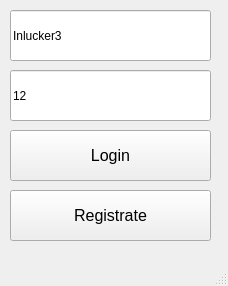
<?xml version="1.0" encoding="UTF-8"?>
<ui version="4.0">
 <class>BaseWindow</class>
 <widget class="QMainWindow" name="BaseWindow">
  <property name="geometry">
   <rect>
    <x>0</x>
    <y>0</y>
    <width>228</width>
    <height>286</height>
   </rect>
  </property>
  <property name="windowTitle">
   <string>MainWindow</string>
  </property>
  <widget class="QWidget" name="centralwidget">
   <widget class="QPushButton" name="login_btn">
    <property name="geometry">
     <rect>
      <x>10</x>
      <y>130</y>
      <width>201</width>
      <height>51</height>
     </rect>
    </property>
    <property name="font">
     <font>
      <pointsize>12</pointsize>
     </font>
    </property>
    <property name="text">
     <string>Login</string>
    </property>
   </widget>
   <widget class="QLineEdit" name="password_lineEdit">
    <property name="geometry">
     <rect>
      <x>10</x>
      <y>70</y>
      <width>201</width>
      <height>51</height>
     </rect>
    </property>
    <property name="text">
     <string>12</string>
    </property>
   </widget>
   <widget class="QLineEdit" name="login_lineEdit">
    <property name="geometry">
     <rect>
      <x>10</x>
      <y>10</y>
      <width>201</width>
      <height>51</height>
     </rect>
    </property>
    <property name="text">
     <string>Inlucker3</string>
    </property>
   </widget>
   <widget class="QPushButton" name="registrate_btn">
    <property name="geometry">
     <rect>
      <x>10</x>
      <y>190</y>
      <width>201</width>
      <height>51</height>
     </rect>
    </property>
    <property name="font">
     <font>
      <pointsize>12</pointsize>
     </font>
    </property>
    <property name="text">
     <string>Registrate</string>
    </property>
   </widget>
  </widget>
  <widget class="QMenuBar" name="menubar">
   <property name="geometry">
    <rect>
     <x>0</x>
     <y>0</y>
     <width>228</width>
     <height>20</height>
    </rect>
   </property>
  </widget>
  <widget class="QStatusBar" name="statusbar"/>
 </widget>
 <resources/>
 <connections/>
</ui>
